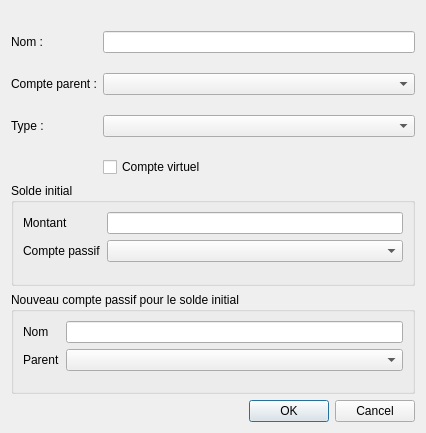
<?xml version="1.0" encoding="UTF-8"?>
<ui version="4.0">
 <class>creerCompteDialog</class>
 <widget class="QDialog" name="creerCompteDialog">
  <property name="geometry">
   <rect>
    <x>0</x>
    <y>0</y>
    <width>426</width>
    <height>433</height>
   </rect>
  </property>
  <property name="windowTitle">
   <string>Dialog</string>
  </property>
  <layout class="QVBoxLayout" name="verticalLayout" stretch="0,1,1,1,0">
   <item>
    <widget class="QLabel" name="lblStatus">
     <property name="sizePolicy">
      <sizepolicy hsizetype="Preferred" vsizetype="Expanding">
       <horstretch>0</horstretch>
       <verstretch>0</verstretch>
      </sizepolicy>
     </property>
     <property name="text">
      <string/>
     </property>
    </widget>
   </item>
   <item>
    <layout class="QFormLayout" name="formLayout">
     <property name="verticalSpacing">
      <number>20</number>
     </property>
     <item row="0" column="0">
      <widget class="QLabel" name="lblNom">
       <property name="text">
        <string>Nom : </string>
       </property>
      </widget>
     </item>
     <item row="0" column="1">
      <widget class="QLineEdit" name="nomEdit">
       <property name="maxLength">
        <number>100</number>
       </property>
      </widget>
     </item>
     <item row="1" column="0">
      <widget class="QLabel" name="lblParent">
       <property name="text">
        <string>Compte parent :</string>
       </property>
      </widget>
     </item>
     <item row="1" column="1">
      <widget class="QComboBox" name="parentCombo">
       <property name="editable">
        <bool>false</bool>
       </property>
      </widget>
     </item>
     <item row="2" column="0">
      <widget class="QLabel" name="label_2">
       <property name="text">
        <string>Type : </string>
       </property>
      </widget>
     </item>
     <item row="2" column="1">
      <widget class="QComboBox" name="typeCombo">
       <property name="enabled">
        <bool>true</bool>
       </property>
       <property name="editable">
        <bool>false</bool>
       </property>
      </widget>
     </item>
     <item row="3" column="1">
      <widget class="QCheckBox" name="virtuelBox">
       <property name="text">
        <string>Compte virtuel</string>
       </property>
      </widget>
     </item>
    </layout>
   </item>
   <item>
    <widget class="QGroupBox" name="groupSolde">
     <property name="title">
      <string>Solde initial</string>
     </property>
     <layout class="QFormLayout" name="formLayout_3">
      <item row="0" column="1">
       <widget class="QLineEdit" name="soldeEdit"/>
      </item>
      <item row="0" column="0">
       <widget class="QLabel" name="label">
        <property name="text">
         <string>Montant</string>
        </property>
       </widget>
      </item>
      <item row="1" column="0">
       <widget class="QLabel" name="label_3">
        <property name="text">
         <string>&lt;html&gt;&lt;head/&gt;&lt;body&gt;&lt;p&gt;Compte passif&lt;/p&gt;&lt;/body&gt;&lt;/html&gt;</string>
        </property>
       </widget>
      </item>
      <item row="1" column="1">
       <widget class="QComboBox" name="soldeCombo"/>
      </item>
     </layout>
    </widget>
   </item>
   <item>
    <widget class="QGroupBox" name="groupPassif">
     <property name="title">
      <string>Nouveau compte passif pour le solde initial</string>
     </property>
     <layout class="QFormLayout" name="formLayout_4">
      <item row="0" column="1">
       <widget class="QLineEdit" name="passifEdit"/>
      </item>
      <item row="0" column="0">
       <widget class="QLabel" name="label_4">
        <property name="text">
         <string>Nom</string>
        </property>
       </widget>
      </item>
      <item row="1" column="0">
       <widget class="QLabel" name="label_5">
        <property name="text">
         <string>&lt;html&gt;&lt;head/&gt;&lt;body&gt;&lt;p&gt;Parent&lt;/p&gt;&lt;/body&gt;&lt;/html&gt;</string>
        </property>
       </widget>
      </item>
      <item row="1" column="1">
       <widget class="QComboBox" name="passifCombo"/>
      </item>
     </layout>
    </widget>
   </item>
   <item>
    <widget class="QDialogButtonBox" name="buttonBox">
     <property name="orientation">
      <enum>Qt::Horizontal</enum>
     </property>
     <property name="standardButtons">
      <set>QDialogButtonBox::Cancel|QDialogButtonBox::Ok</set>
     </property>
    </widget>
   </item>
  </layout>
 </widget>
 <resources/>
 <connections>
  <connection>
   <sender>buttonBox</sender>
   <signal>rejected()</signal>
   <receiver>creerCompteDialog</receiver>
   <slot>reject()</slot>
   <hints>
    <hint type="sourcelabel">
     <x>316</x>
     <y>260</y>
    </hint>
    <hint type="destinationlabel">
     <x>286</x>
     <y>274</y>
    </hint>
   </hints>
  </connection>
 </connections>
</ui>
